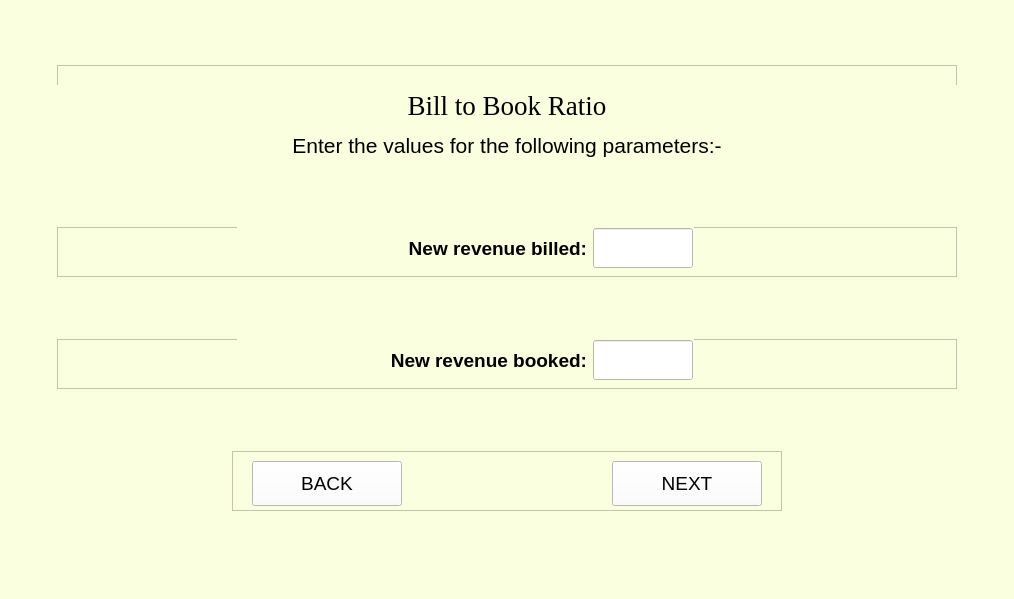
<?xml version="1.0" encoding="UTF-8"?>
<ui version="4.0">
 <class>MainWindow</class>
 <widget class="QMainWindow" name="MainWindow">
  <property name="geometry">
   <rect>
    <x>0</x>
    <y>0</y>
    <width>1014</width>
    <height>599</height>
   </rect>
  </property>
  <property name="sizePolicy">
   <sizepolicy hsizetype="Expanding" vsizetype="Expanding">
    <horstretch>0</horstretch>
    <verstretch>0</verstretch>
   </sizepolicy>
  </property>
  <property name="mouseTracking">
   <bool>false</bool>
  </property>
  <property name="windowTitle">
   <string>MainWindow</string>
  </property>
  <property name="styleSheet">
   <string notr="true">background-color: rgb(250, 255, 224);</string>
  </property>
  <widget class="QWidget" name="centralwidget">
   <layout class="QVBoxLayout" name="verticalLayout">
    <item alignment="Qt::AlignHCenter">
     <widget class="QFrame" name="frame_12">
      <property name="minimumSize">
       <size>
        <width>900</width>
        <height>100</height>
       </size>
      </property>
      <property name="maximumSize">
       <size>
        <width>900</width>
        <height>100</height>
       </size>
      </property>
      <property name="frameShape">
       <enum>QFrame::StyledPanel</enum>
      </property>
      <property name="frameShadow">
       <enum>QFrame::Raised</enum>
      </property>
      <widget class="QLabel" name="heading">
       <property name="geometry">
        <rect>
         <x>0</x>
         <y>20</y>
         <width>900</width>
         <height>40</height>
        </rect>
       </property>
       <property name="sizePolicy">
        <sizepolicy hsizetype="Preferred" vsizetype="Preferred">
         <horstretch>0</horstretch>
         <verstretch>0</verstretch>
        </sizepolicy>
       </property>
       <property name="minimumSize">
        <size>
         <width>900</width>
         <height>40</height>
        </size>
       </property>
       <property name="maximumSize">
        <size>
         <width>16777215</width>
         <height>16777215</height>
        </size>
       </property>
       <property name="font">
        <font>
         <family>Times New Roman</family>
         <pointsize>20</pointsize>
         <weight>50</weight>
         <italic>false</italic>
         <bold>false</bold>
        </font>
       </property>
       <property name="styleSheet">
        <string notr="true"/>
       </property>
       <property name="text">
        <string>Bill to Book Ratio</string>
       </property>
       <property name="alignment">
        <set>Qt::AlignCenter</set>
       </property>
       <property name="wordWrap">
        <bool>false</bool>
       </property>
      </widget>
      <widget class="QLabel" name="abilityLabel">
       <property name="geometry">
        <rect>
         <x>0</x>
         <y>60</y>
         <width>900</width>
         <height>40</height>
        </rect>
       </property>
       <property name="sizePolicy">
        <sizepolicy hsizetype="Preferred" vsizetype="Preferred">
         <horstretch>0</horstretch>
         <verstretch>0</verstretch>
        </sizepolicy>
       </property>
       <property name="minimumSize">
        <size>
         <width>900</width>
         <height>40</height>
        </size>
       </property>
       <property name="maximumSize">
        <size>
         <width>16777215</width>
         <height>16777215</height>
        </size>
       </property>
       <property name="font">
        <font>
         <family>Arial</family>
         <pointsize>16</pointsize>
         <weight>50</weight>
         <italic>false</italic>
         <bold>false</bold>
        </font>
       </property>
       <property name="styleSheet">
        <string notr="true"/>
       </property>
       <property name="text">
        <string>Enter the values for the following parameters:-</string>
       </property>
       <property name="alignment">
        <set>Qt::AlignCenter</set>
       </property>
       <property name="wordWrap">
        <bool>false</bool>
       </property>
      </widget>
     </widget>
    </item>
    <item alignment="Qt::AlignHCenter">
     <widget class="QFrame" name="frame_5">
      <property name="minimumSize">
       <size>
        <width>900</width>
        <height>50</height>
       </size>
      </property>
      <property name="maximumSize">
       <size>
        <width>900</width>
        <height>50</height>
       </size>
      </property>
      <property name="frameShape">
       <enum>QFrame::StyledPanel</enum>
      </property>
      <property name="frameShadow">
       <enum>QFrame::Raised</enum>
      </property>
      <widget class="QWidget" name="layoutWidget_2">
       <property name="geometry">
        <rect>
         <x>180</x>
         <y>0</y>
         <width>457</width>
         <height>42</height>
        </rect>
       </property>
       <layout class="QGridLayout" name="gridLayout_5">
        <item row="0" column="0">
         <widget class="QLabel" name="label_new_revenue_billed">
          <property name="sizePolicy">
           <sizepolicy hsizetype="Preferred" vsizetype="Preferred">
            <horstretch>0</horstretch>
            <verstretch>0</verstretch>
           </sizepolicy>
          </property>
          <property name="minimumSize">
           <size>
            <width>350</width>
            <height>40</height>
           </size>
          </property>
          <property name="maximumSize">
           <size>
            <width>350</width>
            <height>40</height>
           </size>
          </property>
          <property name="font">
           <font>
            <family>Arial</family>
            <pointsize>14</pointsize>
            <weight>75</weight>
            <italic>false</italic>
            <bold>true</bold>
           </font>
          </property>
          <property name="styleSheet">
           <string notr="true"/>
          </property>
          <property name="text">
           <string>New revenue billed:</string>
          </property>
          <property name="alignment">
           <set>Qt::AlignRight|Qt::AlignTrailing|Qt::AlignVCenter</set>
          </property>
          <property name="wordWrap">
           <bool>false</bool>
          </property>
         </widget>
        </item>
        <item row="0" column="1">
         <widget class="QLineEdit" name="new_revenue_billed">
          <property name="sizePolicy">
           <sizepolicy hsizetype="Preferred" vsizetype="Preferred">
            <horstretch>0</horstretch>
            <verstretch>0</verstretch>
           </sizepolicy>
          </property>
          <property name="minimumSize">
           <size>
            <width>100</width>
            <height>40</height>
           </size>
          </property>
          <property name="maximumSize">
           <size>
            <width>100</width>
            <height>40</height>
           </size>
          </property>
          <property name="font">
           <font>
            <family>Arial</family>
            <pointsize>12</pointsize>
            <weight>50</weight>
            <italic>false</italic>
            <bold>false</bold>
           </font>
          </property>
          <property name="styleSheet">
           <string notr="true">background-color: rgb(255, 255, 255);</string>
          </property>
          <property name="text">
           <string/>
          </property>
          <property name="alignment">
           <set>Qt::AlignLeading|Qt::AlignLeft|Qt::AlignVCenter</set>
          </property>
         </widget>
        </item>
       </layout>
      </widget>
     </widget>
    </item>
    <item alignment="Qt::AlignHCenter">
     <widget class="QFrame" name="frame_6">
      <property name="minimumSize">
       <size>
        <width>900</width>
        <height>50</height>
       </size>
      </property>
      <property name="maximumSize">
       <size>
        <width>900</width>
        <height>50</height>
       </size>
      </property>
      <property name="frameShape">
       <enum>QFrame::StyledPanel</enum>
      </property>
      <property name="frameShadow">
       <enum>QFrame::Raised</enum>
      </property>
      <widget class="QWidget" name="layoutWidget">
       <property name="geometry">
        <rect>
         <x>180</x>
         <y>0</y>
         <width>457</width>
         <height>42</height>
        </rect>
       </property>
       <layout class="QGridLayout" name="gridLayout_2">
        <item row="0" column="0">
         <widget class="QLabel" name="label_new_revenue_booked">
          <property name="sizePolicy">
           <sizepolicy hsizetype="Preferred" vsizetype="Preferred">
            <horstretch>0</horstretch>
            <verstretch>0</verstretch>
           </sizepolicy>
          </property>
          <property name="minimumSize">
           <size>
            <width>350</width>
            <height>40</height>
           </size>
          </property>
          <property name="maximumSize">
           <size>
            <width>350</width>
            <height>40</height>
           </size>
          </property>
          <property name="font">
           <font>
            <family>Arial</family>
            <pointsize>14</pointsize>
            <weight>75</weight>
            <italic>false</italic>
            <bold>true</bold>
           </font>
          </property>
          <property name="styleSheet">
           <string notr="true"/>
          </property>
          <property name="text">
           <string>New revenue booked:</string>
          </property>
          <property name="alignment">
           <set>Qt::AlignRight|Qt::AlignTrailing|Qt::AlignVCenter</set>
          </property>
          <property name="wordWrap">
           <bool>false</bool>
          </property>
         </widget>
        </item>
        <item row="0" column="1">
         <widget class="QLineEdit" name="new_revenue_booked">
          <property name="sizePolicy">
           <sizepolicy hsizetype="Preferred" vsizetype="Preferred">
            <horstretch>0</horstretch>
            <verstretch>0</verstretch>
           </sizepolicy>
          </property>
          <property name="minimumSize">
           <size>
            <width>100</width>
            <height>40</height>
           </size>
          </property>
          <property name="maximumSize">
           <size>
            <width>100</width>
            <height>40</height>
           </size>
          </property>
          <property name="font">
           <font>
            <family>Arial</family>
            <pointsize>12</pointsize>
            <weight>50</weight>
            <italic>false</italic>
            <bold>false</bold>
           </font>
          </property>
          <property name="styleSheet">
           <string notr="true">background-color: rgb(255, 255, 255);</string>
          </property>
          <property name="text">
           <string/>
          </property>
          <property name="alignment">
           <set>Qt::AlignLeading|Qt::AlignLeft|Qt::AlignVCenter</set>
          </property>
         </widget>
        </item>
       </layout>
      </widget>
     </widget>
    </item>
    <item alignment="Qt::AlignHCenter">
     <widget class="QFrame" name="frame_9">
      <property name="minimumSize">
       <size>
        <width>550</width>
        <height>60</height>
       </size>
      </property>
      <property name="maximumSize">
       <size>
        <width>550</width>
        <height>60</height>
       </size>
      </property>
      <property name="frameShape">
       <enum>QFrame::StyledPanel</enum>
      </property>
      <property name="frameShadow">
       <enum>QFrame::Raised</enum>
      </property>
      <widget class="QPushButton" name="backButton">
       <property name="geometry">
        <rect>
         <x>20</x>
         <y>10</y>
         <width>150</width>
         <height>45</height>
        </rect>
       </property>
       <property name="sizePolicy">
        <sizepolicy hsizetype="Preferred" vsizetype="Preferred">
         <horstretch>0</horstretch>
         <verstretch>0</verstretch>
        </sizepolicy>
       </property>
       <property name="minimumSize">
        <size>
         <width>150</width>
         <height>45</height>
        </size>
       </property>
       <property name="maximumSize">
        <size>
         <width>150</width>
         <height>45</height>
        </size>
       </property>
       <property name="font">
        <font>
         <family>Arial</family>
         <pointsize>14</pointsize>
        </font>
       </property>
       <property name="styleSheet">
        <string notr="true">background-color:rgb(255, 255, 255)</string>
       </property>
       <property name="text">
        <string>BACK</string>
       </property>
      </widget>
      <widget class="QPushButton" name="nextButton">
       <property name="enabled">
        <bool>true</bool>
       </property>
       <property name="geometry">
        <rect>
         <x>380</x>
         <y>10</y>
         <width>150</width>
         <height>45</height>
        </rect>
       </property>
       <property name="sizePolicy">
        <sizepolicy hsizetype="Preferred" vsizetype="Preferred">
         <horstretch>0</horstretch>
         <verstretch>0</verstretch>
        </sizepolicy>
       </property>
       <property name="minimumSize">
        <size>
         <width>150</width>
         <height>45</height>
        </size>
       </property>
       <property name="maximumSize">
        <size>
         <width>150</width>
         <height>45</height>
        </size>
       </property>
       <property name="palette">
        <palette>
         <active>
          <colorrole role="Button">
           <brush brushstyle="SolidPattern">
            <color alpha="255">
             <red>255</red>
             <green>255</green>
             <blue>255</blue>
            </color>
           </brush>
          </colorrole>
          <colorrole role="Base">
           <brush brushstyle="SolidPattern">
            <color alpha="255">
             <red>255</red>
             <green>255</green>
             <blue>255</blue>
            </color>
           </brush>
          </colorrole>
          <colorrole role="Window">
           <brush brushstyle="SolidPattern">
            <color alpha="255">
             <red>255</red>
             <green>255</green>
             <blue>255</blue>
            </color>
           </brush>
          </colorrole>
          <colorrole role="Link">
           <brush brushstyle="SolidPattern">
            <color alpha="255">
             <red>6</red>
             <green>22</green>
             <blue>255</blue>
            </color>
           </brush>
          </colorrole>
         </active>
         <inactive>
          <colorrole role="Button">
           <brush brushstyle="SolidPattern">
            <color alpha="255">
             <red>255</red>
             <green>255</green>
             <blue>255</blue>
            </color>
           </brush>
          </colorrole>
          <colorrole role="Base">
           <brush brushstyle="SolidPattern">
            <color alpha="255">
             <red>255</red>
             <green>255</green>
             <blue>255</blue>
            </color>
           </brush>
          </colorrole>
          <colorrole role="Window">
           <brush brushstyle="SolidPattern">
            <color alpha="255">
             <red>255</red>
             <green>255</green>
             <blue>255</blue>
            </color>
           </brush>
          </colorrole>
          <colorrole role="Link">
           <brush brushstyle="SolidPattern">
            <color alpha="255">
             <red>6</red>
             <green>22</green>
             <blue>255</blue>
            </color>
           </brush>
          </colorrole>
         </inactive>
         <disabled>
          <colorrole role="Button">
           <brush brushstyle="SolidPattern">
            <color alpha="255">
             <red>255</red>
             <green>255</green>
             <blue>255</blue>
            </color>
           </brush>
          </colorrole>
          <colorrole role="Base">
           <brush brushstyle="SolidPattern">
            <color alpha="255">
             <red>255</red>
             <green>255</green>
             <blue>255</blue>
            </color>
           </brush>
          </colorrole>
          <colorrole role="Window">
           <brush brushstyle="SolidPattern">
            <color alpha="255">
             <red>255</red>
             <green>255</green>
             <blue>255</blue>
            </color>
           </brush>
          </colorrole>
          <colorrole role="Link">
           <brush brushstyle="SolidPattern">
            <color alpha="255">
             <red>6</red>
             <green>22</green>
             <blue>255</blue>
            </color>
           </brush>
          </colorrole>
         </disabled>
        </palette>
       </property>
       <property name="font">
        <font>
         <family>Arial</family>
         <pointsize>14</pointsize>
        </font>
       </property>
       <property name="mouseTracking">
        <bool>false</bool>
       </property>
       <property name="acceptDrops">
        <bool>true</bool>
       </property>
       <property name="autoFillBackground">
        <bool>false</bool>
       </property>
       <property name="styleSheet">
        <string notr="true">background-color:rgb(255, 255, 255)</string>
       </property>
       <property name="text">
        <string>NEXT</string>
       </property>
       <property name="checkable">
        <bool>false</bool>
       </property>
       <property name="autoExclusive">
        <bool>false</bool>
       </property>
       <property name="autoDefault">
        <bool>true</bool>
       </property>
       <property name="default">
        <bool>false</bool>
       </property>
       <property name="flat">
        <bool>false</bool>
       </property>
      </widget>
     </widget>
    </item>
   </layout>
  </widget>
  <widget class="QMenuBar" name="menubar">
   <property name="geometry">
    <rect>
     <x>0</x>
     <y>0</y>
     <width>1014</width>
     <height>21</height>
    </rect>
   </property>
  </widget>
  <widget class="QStatusBar" name="statusbar"/>
 </widget>
 <resources/>
 <connections/>
</ui>
